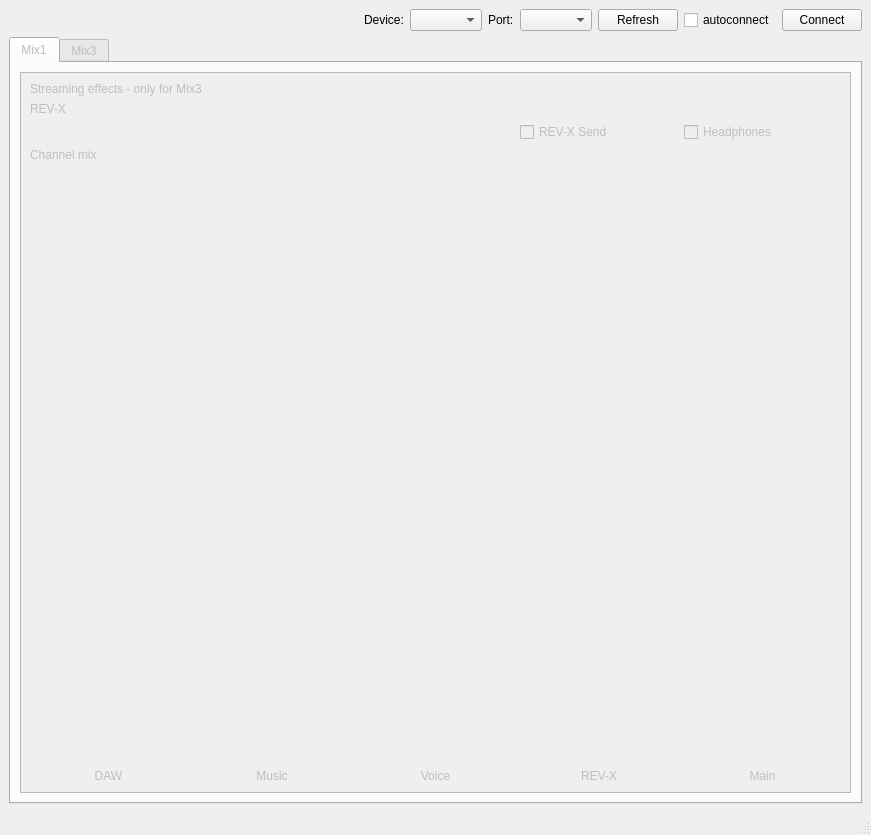
<?xml version="1.0" encoding="UTF-8"?>
<ui version="4.0">
 <class>MainWindow</class>
 <widget class="QMainWindow" name="MainWindow">
  <property name="geometry">
   <rect>
    <x>0</x>
    <y>0</y>
    <width>871</width>
    <height>835</height>
   </rect>
  </property>
  <property name="windowTitle">
   <string>URControl</string>
  </property>
  <property name="locale">
   <locale language="English" country="UnitedStates"/>
  </property>
  <widget class="QWidget" name="centralwidget">
   <layout class="QVBoxLayout" name="verticalLayout" stretch="0,0">
    <item>
     <layout class="QHBoxLayout" name="connectMenu">
      <item>
       <spacer name="horizontalSpacer">
        <property name="orientation">
         <enum>Qt::Orientation::Horizontal</enum>
        </property>
        <property name="sizeHint" stdset="0">
         <size>
          <width>40</width>
          <height>20</height>
         </size>
        </property>
       </spacer>
      </item>
      <item>
       <widget class="QLabel" name="modelLabel">
        <property name="text">
         <string>Device:</string>
        </property>
       </widget>
      </item>
      <item>
       <widget class="QComboBox" name="modelComboBox"/>
      </item>
      <item>
       <widget class="QLabel" name="midiPortLabel">
        <property name="text">
         <string>Port:</string>
        </property>
       </widget>
      </item>
      <item>
       <widget class="QComboBox" name="midiPortComboBox"/>
      </item>
      <item>
       <widget class="QPushButton" name="updateButton">
        <property name="text">
         <string>Refresh</string>
        </property>
       </widget>
      </item>
      <item>
       <widget class="QCheckBox" name="autoconnect">
        <property name="text">
         <string>autoconnect</string>
        </property>
       </widget>
      </item>
      <item>
       <widget class="QPushButton" name="connectButton">
        <property name="enabled">
         <bool>true</bool>
        </property>
        <property name="text">
         <string>Connect</string>
        </property>
       </widget>
      </item>
     </layout>
    </item>
    <item>
     <widget class="QTabWidget" name="mixerTabs">
      <property name="enabled">
       <bool>false</bool>
      </property>
      <property name="currentIndex">
       <number>0</number>
      </property>
      <widget class="QWidget" name="mixer1Area">
       <attribute name="title">
        <string>Mix1</string>
       </attribute>
       <layout class="QGridLayout" name="gridLayout">
        <item row="0" column="0">
         <widget class="QScrollArea" name="mixer1Area_scroll">
          <property name="widgetResizable">
           <bool>true</bool>
          </property>
          <widget class="QWidget" name="mixer1AreaContent">
           <property name="geometry">
            <rect>
             <x>0</x>
             <y>0</y>
             <width>829</width>
             <height>708</height>
            </rect>
           </property>
           <layout class="QVBoxLayout" name="verticalLayout_5" stretch="0,0,0,0,0">
            <item>
             <widget class="QLabel" name="SteamingEffects1Label">
              <property name="text">
               <string>Streaming effects - only for Mix3</string>
              </property>
             </widget>
            </item>
            <item>
             <widget class="QLabel" name="REV_X1Label">
              <property name="text">
               <string>REV-X</string>
              </property>
             </widget>
            </item>
            <item>
             <layout class="QHBoxLayout" name="mixer1RevArea" stretch="0,1">
              <item>
               <layout class="QHBoxLayout" name="inputRev1"/>
              </item>
              <item>
               <layout class="QHBoxLayout" name="otherRev1">
                <item>
                 <widget class="QLabel" name="REV_X1EmptyLabel_4">
                  <property name="text">
                   <string/>
                  </property>
                 </widget>
                </item>
                <item>
                 <widget class="QLabel" name="REV_X1EmptyLabel_3">
                  <property name="text">
                   <string/>
                  </property>
                 </widget>
                </item>
                <item>
                 <widget class="QLabel" name="REV_X1EmptyLabel_2">
                  <property name="text">
                   <string/>
                  </property>
                 </widget>
                </item>
                <item>
                 <widget class="QCheckBox" name="REV_X1Send">
                  <property name="text">
                   <string>REV-X Send</string>
                  </property>
                 </widget>
                </item>
                <item>
                 <widget class="QCheckBox" name="headphones1">
                  <property name="text">
                   <string>Headphones</string>
                  </property>
                 </widget>
                </item>
               </layout>
              </item>
             </layout>
            </item>
            <item>
             <widget class="QLabel" name="ChannelMixer1Label">
              <property name="text">
               <string>Channel mix</string>
              </property>
             </widget>
            </item>
            <item>
             <layout class="QHBoxLayout" name="mixer1MixArea" stretch="0,1">
              <item>
               <layout class="QHBoxLayout" name="inputChannels1"/>
              </item>
              <item>
               <layout class="QHBoxLayout" name="otherChannels1">
                <item>
                 <layout class="QVBoxLayout" name="DAWGroup1" stretch="1,0">
                  <item>
                   <widget class="MixerChannel" name="DAW1" native="true">
                    <property name="enabled">
                     <bool>false</bool>
                    </property>
                   </widget>
                  </item>
                  <item>
                   <widget class="QLabel" name="DAWLabel1">
                    <property name="text">
                     <string>DAW</string>
                    </property>
                    <property name="alignment">
                     <set>Qt::AlignmentFlag::AlignCenter</set>
                    </property>
                   </widget>
                  </item>
                 </layout>
                </item>
                <item>
                 <layout class="QVBoxLayout" name="MusicGroup1" stretch="1,0">
                  <item>
                   <widget class="MixerChannel" name="Music1" native="true"/>
                  </item>
                  <item>
                   <widget class="QLabel" name="MusicLabel1">
                    <property name="text">
                     <string>Music</string>
                    </property>
                    <property name="alignment">
                     <set>Qt::AlignmentFlag::AlignCenter</set>
                    </property>
                   </widget>
                  </item>
                 </layout>
                </item>
                <item>
                 <layout class="QVBoxLayout" name="VoiceGroup1" stretch="1,0">
                  <item>
                   <widget class="MixerChannel" name="Voice1" native="true"/>
                  </item>
                  <item>
                   <widget class="QLabel" name="VoiceLabel1">
                    <property name="text">
                     <string>Voice</string>
                    </property>
                    <property name="alignment">
                     <set>Qt::AlignmentFlag::AlignCenter</set>
                    </property>
                   </widget>
                  </item>
                 </layout>
                </item>
                <item>
                 <layout class="QVBoxLayout" name="REV_XGroup1" stretch="1,0">
                  <item>
                   <widget class="MixerChannel" name="REV_X1" native="true">
                    <property name="enabled">
                     <bool>false</bool>
                    </property>
                   </widget>
                  </item>
                  <item>
                   <widget class="QLabel" name="REV_XLabel1">
                    <property name="text">
                     <string>REV-X</string>
                    </property>
                    <property name="alignment">
                     <set>Qt::AlignmentFlag::AlignCenter</set>
                    </property>
                   </widget>
                  </item>
                 </layout>
                </item>
                <item>
                 <layout class="QVBoxLayout" name="MainGroup1" stretch="1,0">
                  <item>
                   <widget class="MixerChannel" name="Main1" native="true"/>
                  </item>
                  <item>
                   <widget class="QLabel" name="MainLabel1">
                    <property name="text">
                     <string>Main</string>
                    </property>
                    <property name="alignment">
                     <set>Qt::AlignmentFlag::AlignCenter</set>
                    </property>
                   </widget>
                  </item>
                 </layout>
                </item>
               </layout>
              </item>
             </layout>
            </item>
           </layout>
          </widget>
         </widget>
        </item>
       </layout>
      </widget>
      <widget class="QWidget" name="mixer3Area">
       <attribute name="title">
        <string>Mix3</string>
       </attribute>
       <layout class="QGridLayout" name="gridLayout_3">
        <item row="0" column="0">
         <widget class="QScrollArea" name="mixer3Area_scroll">
          <property name="widgetResizable">
           <bool>true</bool>
          </property>
          <widget class="QWidget" name="mixer3AreaContentV">
           <property name="geometry">
            <rect>
             <x>0</x>
             <y>0</y>
             <width>829</width>
             <height>708</height>
            </rect>
           </property>
           <layout class="QVBoxLayout" name="verticalLayout_2" stretch="0,0,0,0,0,0">
            <item>
             <widget class="QLabel" name="SteamingEffects3Label">
              <property name="text">
               <string>Streaming effects</string>
              </property>
             </widget>
            </item>
            <item>
             <layout class="QHBoxLayout" name="streamingEffects3Area" stretch="0,1">
              <item>
               <layout class="QHBoxLayout" name="inputStreamingEffects3Area"/>
              </item>
              <item>
               <layout class="QHBoxLayout" name="otherStreamingEffects3Area">
                <item>
                 <widget class="StreamingEffects" name="DAWSE3" native="true"/>
                </item>
                <item>
                 <widget class="StreamingEffects" name="MusicSE3" native="true"/>
                </item>
                <item>
                 <widget class="StreamingEffects" name="VoiceSE3" native="true"/>
                </item>
                <item>
                 <widget class="StreamingEffects" name="REV_XSE3" native="true"/>
                </item>
                <item>
                 <widget class="StreamingEffects" name="MainSE3" native="true"/>
                </item>
               </layout>
              </item>
             </layout>
            </item>
            <item>
             <widget class="QLabel" name="REV_X3Label">
              <property name="text">
               <string>REV-X</string>
              </property>
             </widget>
            </item>
            <item>
             <layout class="QHBoxLayout" name="mixer3RevArea" stretch="0,1">
              <item>
               <layout class="QHBoxLayout" name="inputRev3"/>
              </item>
              <item>
               <layout class="QHBoxLayout" name="otherRev3">
                <item>
                 <widget class="QLabel" name="REV_X3EmptyLabel">
                  <property name="text">
                   <string/>
                  </property>
                 </widget>
                </item>
                <item>
                 <widget class="QLabel" name="REV_X3EmptyLabel_2">
                  <property name="text">
                   <string/>
                  </property>
                 </widget>
                </item>
                <item>
                 <widget class="QLabel" name="REV_X3EmptyLabel_3">
                  <property name="text">
                   <string/>
                  </property>
                 </widget>
                </item>
                <item>
                 <widget class="QCheckBox" name="REV_X3Send">
                  <property name="text">
                   <string>REV-X Send</string>
                  </property>
                 </widget>
                </item>
                <item>
                 <widget class="QCheckBox" name="headphones3">
                  <property name="text">
                   <string>Headphones</string>
                  </property>
                 </widget>
                </item>
               </layout>
              </item>
             </layout>
            </item>
            <item>
             <widget class="QLabel" name="ChannelMixer3Label">
              <property name="text">
               <string>Channel mixer</string>
              </property>
             </widget>
            </item>
            <item>
             <layout class="QHBoxLayout" name="mixer3MixArea" stretch="0,1">
              <item>
               <layout class="QHBoxLayout" name="inputChannels3"/>
              </item>
              <item>
               <layout class="QHBoxLayout" name="otherChannels3">
                <item>
                 <layout class="QVBoxLayout" name="DAWGroup3" stretch="1,0">
                  <item>
                   <widget class="MixerChannel" name="DAW3" native="true"/>
                  </item>
                  <item>
                   <widget class="QLabel" name="DAWLabel3">
                    <property name="text">
                     <string>DAW</string>
                    </property>
                    <property name="alignment">
                     <set>Qt::AlignmentFlag::AlignCenter</set>
                    </property>
                   </widget>
                  </item>
                 </layout>
                </item>
                <item>
                 <layout class="QVBoxLayout" name="MusicGroup3" stretch="1,0">
                  <item>
                   <widget class="MixerChannel" name="Music3" native="true"/>
                  </item>
                  <item>
                   <widget class="QLabel" name="MusicLabel3">
                    <property name="text">
                     <string>Music</string>
                    </property>
                    <property name="alignment">
                     <set>Qt::AlignmentFlag::AlignCenter</set>
                    </property>
                   </widget>
                  </item>
                 </layout>
                </item>
                <item>
                 <layout class="QVBoxLayout" name="VoiceGroup3" stretch="1,0">
                  <item>
                   <widget class="MixerChannel" name="Voice3" native="true"/>
                  </item>
                  <item>
                   <widget class="QLabel" name="VoiceLabel3">
                    <property name="text">
                     <string>Voice</string>
                    </property>
                    <property name="alignment">
                     <set>Qt::AlignmentFlag::AlignCenter</set>
                    </property>
                   </widget>
                  </item>
                 </layout>
                </item>
                <item>
                 <layout class="QVBoxLayout" name="REV_XGroup3" stretch="1,0">
                  <item>
                   <widget class="MixerChannel" name="REV_X3" native="true"/>
                  </item>
                  <item>
                   <widget class="QLabel" name="REV_XLabel3">
                    <property name="text">
                     <string>REV-X</string>
                    </property>
                    <property name="alignment">
                     <set>Qt::AlignmentFlag::AlignCenter</set>
                    </property>
                   </widget>
                  </item>
                 </layout>
                </item>
                <item>
                 <layout class="QVBoxLayout" name="MainGroup3" stretch="1,0">
                  <item>
                   <widget class="MixerChannel" name="Main3" native="true"/>
                  </item>
                  <item>
                   <widget class="QLabel" name="MainLabel3">
                    <property name="text">
                     <string>Main</string>
                    </property>
                    <property name="alignment">
                     <set>Qt::AlignmentFlag::AlignCenter</set>
                    </property>
                   </widget>
                  </item>
                 </layout>
                </item>
               </layout>
              </item>
             </layout>
            </item>
           </layout>
          </widget>
         </widget>
        </item>
       </layout>
      </widget>
     </widget>
    </item>
   </layout>
  </widget>
  <widget class="QStatusBar" name="statusbar"/>
 </widget>
 <customwidgets>
  <customwidget>
   <class>MixerChannel</class>
   <extends>QWidget</extends>
   <header>mixerchannel.h</header>
   <container>1</container>
  </customwidget>
  <customwidget>
   <class>StreamingEffects</class>
   <extends>QWidget</extends>
   <header>streamingeffects.h</header>
   <container>1</container>
  </customwidget>
 </customwidgets>
 <resources/>
 <connections/>
</ui>
